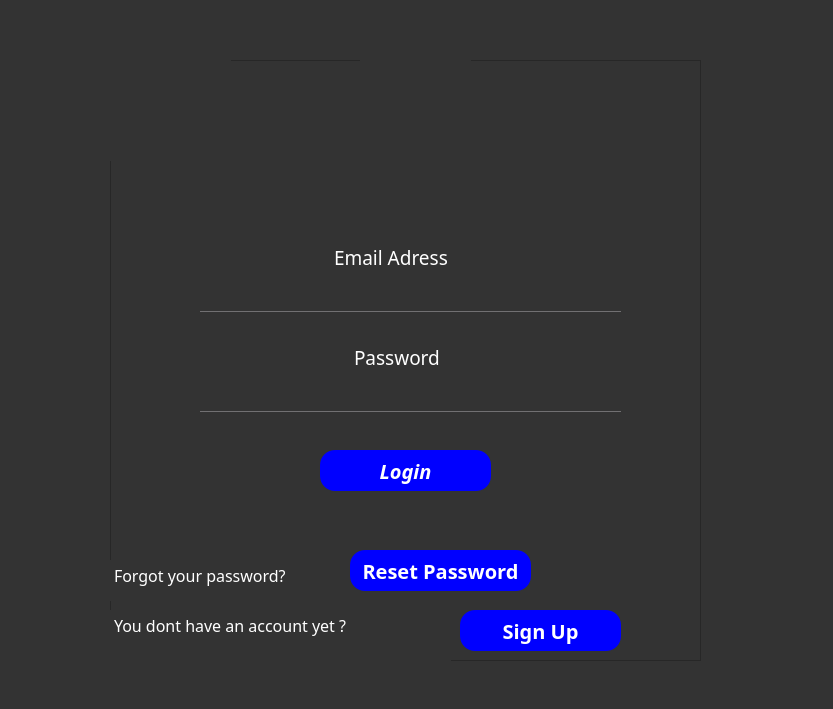
<?xml version="1.0" encoding="UTF-8"?>
<ui version="4.0">
 <class>login</class>
 <widget class="QWidget" name="login">
  <property name="geometry">
   <rect>
    <x>0</x>
    <y>0</y>
    <width>833</width>
    <height>709</height>
   </rect>
  </property>
  <property name="windowTitle">
   <string>Form</string>
  </property>
  <property name="styleSheet">
   <string notr="true">*{
font-family:century gothic;
font-size:17px;
background:#333;

}


QPushButton
{
background:blue;
border-radius:15px;
}
QToolButton
{
background:blue;
border-radius:60px;
}
QTextEdit
{
bakcground:#333;
border-radius:60px;
}
QLabel
{
color:white;
}
QWidget
{
color:white;
}
QPushButton:hover
{
background:grey;
}
QLineEdit
{
background:transparent;
border:none;
color:white;
border-bottom:1px solid #717072;
}
QTableView
{
background:#333;
}
QHeaderView {
background:#333;
}
QToolButton
{
background:#333;
border-radius:60px;
}</string>
  </property>
  <widget class="QFrame" name="frame">
   <property name="geometry">
    <rect>
     <x>110</x>
     <y>60</y>
     <width>591</width>
     <height>601</height>
    </rect>
   </property>
   <property name="frameShape">
    <enum>QFrame::StyledPanel</enum>
   </property>
   <property name="frameShadow">
    <enum>QFrame::Raised</enum>
   </property>
   <widget class="QLineEdit" name="lineEdit">
    <property name="geometry">
     <rect>
      <x>90</x>
      <y>230</y>
      <width>421</width>
      <height>22</height>
     </rect>
    </property>
   </widget>
   <widget class="QLineEdit" name="lineEdit_2">
    <property name="geometry">
     <rect>
      <x>90</x>
      <y>330</y>
      <width>421</width>
      <height>22</height>
     </rect>
    </property>
    <property name="echoMode">
     <enum>QLineEdit::Password</enum>
    </property>
   </widget>
   <widget class="QTextBrowser" name="textBrowser">
    <property name="geometry">
     <rect>
      <x>220</x>
      <y>180</y>
      <width>161</width>
      <height>41</height>
     </rect>
    </property>
    <property name="html">
     <string>&lt;!DOCTYPE HTML PUBLIC &quot;-//W3C//DTD HTML 4.0//EN&quot; &quot;http://www.w3.org/TR/REC-html40/strict.dtd&quot;&gt;
&lt;html&gt;&lt;head&gt;&lt;meta name=&quot;qrichtext&quot; content=&quot;1&quot; /&gt;&lt;style type=&quot;text/css&quot;&gt;
p, li { white-space: pre-wrap; }
&lt;/style&gt;&lt;/head&gt;&lt;body style=&quot; font-family:'century gothic'; font-size:17px; font-weight:400; font-style:normal;&quot;&gt;
&lt;p style=&quot; margin-top:0px; margin-bottom:0px; margin-left:0px; margin-right:0px; -qt-block-indent:0; text-indent:0px;&quot;&gt;&lt;span style=&quot; font-size:14pt;&quot;&gt;Email Adress&lt;/span&gt;&lt;/p&gt;&lt;/body&gt;&lt;/html&gt;</string>
    </property>
   </widget>
   <widget class="QTextBrowser" name="textBrowser_2">
    <property name="geometry">
     <rect>
      <x>240</x>
      <y>280</y>
      <width>121</width>
      <height>41</height>
     </rect>
    </property>
    <property name="html">
     <string>&lt;!DOCTYPE HTML PUBLIC &quot;-//W3C//DTD HTML 4.0//EN&quot; &quot;http://www.w3.org/TR/REC-html40/strict.dtd&quot;&gt;
&lt;html&gt;&lt;head&gt;&lt;meta name=&quot;qrichtext&quot; content=&quot;1&quot; /&gt;&lt;style type=&quot;text/css&quot;&gt;
p, li { white-space: pre-wrap; }
&lt;/style&gt;&lt;/head&gt;&lt;body style=&quot; font-family:'century gothic'; font-size:17px; font-weight:400; font-style:normal;&quot;&gt;
&lt;p style=&quot; margin-top:0px; margin-bottom:0px; margin-left:0px; margin-right:0px; -qt-block-indent:0; text-indent:0px;&quot;&gt;&lt;span style=&quot; font-size:14pt;&quot;&gt;Password&lt;/span&gt;&lt;/p&gt;&lt;/body&gt;&lt;/html&gt;</string>
    </property>
   </widget>
   <widget class="QPushButton" name="pushButton">
    <property name="geometry">
     <rect>
      <x>210</x>
      <y>390</y>
      <width>171</width>
      <height>41</height>
     </rect>
    </property>
    <property name="font">
     <font>
      <family>century gothic</family>
      <pointsize>-1</pointsize>
      <weight>75</weight>
      <italic>true</italic>
      <bold>true</bold>
     </font>
    </property>
    <property name="styleSheet">
     <string notr="true">font-size:20px;</string>
    </property>
    <property name="text">
     <string>Login</string>
    </property>
   </widget>
   <widget class="QPushButton" name="pushButton_2">
    <property name="geometry">
     <rect>
      <x>350</x>
      <y>550</y>
      <width>161</width>
      <height>41</height>
     </rect>
    </property>
    <property name="font">
     <font>
      <family>century gothic</family>
      <pointsize>-1</pointsize>
      <weight>75</weight>
      <bold>true</bold>
     </font>
    </property>
    <property name="styleSheet">
     <string notr="true">font-size:20px;</string>
    </property>
    <property name="text">
     <string>Sign Up</string>
    </property>
   </widget>
   <widget class="QTextBrowser" name="textBrowser_3">
    <property name="geometry">
     <rect>
      <x>0</x>
      <y>550</y>
      <width>341</width>
      <height>61</height>
     </rect>
    </property>
    <property name="html">
     <string>&lt;!DOCTYPE HTML PUBLIC &quot;-//W3C//DTD HTML 4.0//EN&quot; &quot;http://www.w3.org/TR/REC-html40/strict.dtd&quot;&gt;
&lt;html&gt;&lt;head&gt;&lt;meta name=&quot;qrichtext&quot; content=&quot;1&quot; /&gt;&lt;style type=&quot;text/css&quot;&gt;
p, li { white-space: pre-wrap; }
&lt;/style&gt;&lt;/head&gt;&lt;body style=&quot; font-family:'century gothic'; font-size:17px; font-weight:400; font-style:normal;&quot;&gt;
&lt;p style=&quot; margin-top:0px; margin-bottom:0px; margin-left:0px; margin-right:0px; -qt-block-indent:0; text-indent:0px;&quot;&gt;&lt;span style=&quot; font-size:12pt;&quot;&gt;You dont have an account yet ?&lt;/span&gt;&lt;/p&gt;&lt;/body&gt;&lt;/html&gt;</string>
    </property>
   </widget>
   <widget class="QToolButton" name="toolButton">
    <property name="geometry">
     <rect>
      <x>250</x>
      <y>0</y>
      <width>111</width>
      <height>81</height>
     </rect>
    </property>
    <property name="text">
     <string/>
    </property>
    <property name="icon">
     <iconset>
      <normaloff>../build-QtProject-Desktop_Qt_5_9_9_MinGW_32bit-Debug/images/user.png</normaloff>../build-QtProject-Desktop_Qt_5_9_9_MinGW_32bit-Debug/images/user.png</iconset>
    </property>
    <property name="iconSize">
     <size>
      <width>300</width>
      <height>300</height>
     </size>
    </property>
   </widget>
   <widget class="QToolButton" name="toolButton_2">
    <property name="geometry">
     <rect>
      <x>0</x>
      <y>0</y>
      <width>121</width>
      <height>101</height>
     </rect>
    </property>
    <property name="text">
     <string/>
    </property>
    <property name="icon">
     <iconset>
      <normaloff>../build-QtProject-Desktop_Qt_5_9_9_MinGW_32bit-Debug/images/logo.png</normaloff>../build-QtProject-Desktop_Qt_5_9_9_MinGW_32bit-Debug/images/logo.png</iconset>
    </property>
    <property name="iconSize">
     <size>
      <width>160</width>
      <height>160</height>
     </size>
    </property>
   </widget>
   <widget class="QTextBrowser" name="textBrowser_4">
    <property name="geometry">
     <rect>
      <x>0</x>
      <y>500</y>
      <width>241</width>
      <height>41</height>
     </rect>
    </property>
    <property name="html">
     <string>&lt;!DOCTYPE HTML PUBLIC &quot;-//W3C//DTD HTML 4.0//EN&quot; &quot;http://www.w3.org/TR/REC-html40/strict.dtd&quot;&gt;
&lt;html&gt;&lt;head&gt;&lt;meta name=&quot;qrichtext&quot; content=&quot;1&quot; /&gt;&lt;style type=&quot;text/css&quot;&gt;
p, li { white-space: pre-wrap; }
&lt;/style&gt;&lt;/head&gt;&lt;body style=&quot; font-family:'century gothic'; font-size:17px; font-weight:400; font-style:normal;&quot;&gt;
&lt;p style=&quot; margin-top:0px; margin-bottom:0px; margin-left:0px; margin-right:0px; -qt-block-indent:0; text-indent:0px;&quot;&gt;&lt;span style=&quot; font-size:12pt;&quot;&gt;Forgot your password?&lt;/span&gt;&lt;/p&gt;&lt;/body&gt;&lt;/html&gt;</string>
    </property>
   </widget>
   <widget class="QPushButton" name="sendbutton">
    <property name="geometry">
     <rect>
      <x>240</x>
      <y>490</y>
      <width>181</width>
      <height>41</height>
     </rect>
    </property>
    <property name="font">
     <font>
      <family>century gothic</family>
      <pointsize>-1</pointsize>
      <weight>75</weight>
      <bold>true</bold>
     </font>
    </property>
    <property name="styleSheet">
     <string notr="true">font-size:20px;</string>
    </property>
    <property name="text">
     <string>Reset Password</string>
    </property>
   </widget>
  </widget>
 </widget>
 <resources/>
 <connections/>
</ui>
